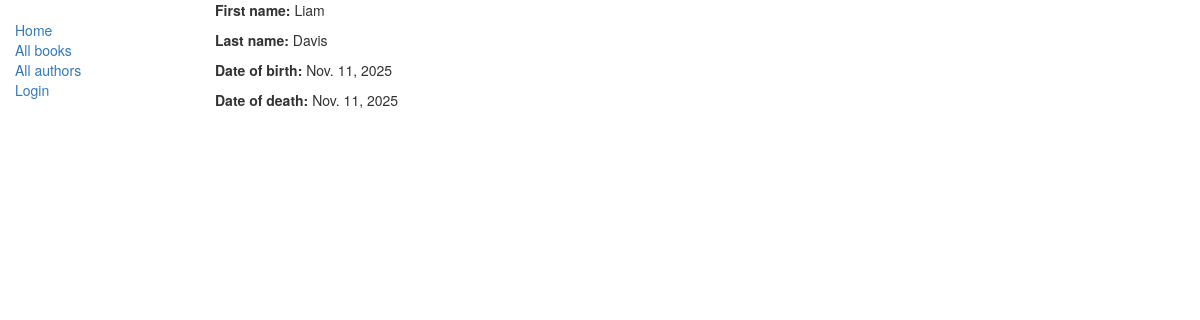
Page /catalog/authors/3/ on the committed database.
### catalog/models.py (models this page shows, shortened)
class Author(models.Model):
    first_name = models.CharField(max_length=100)
    last_name = models.CharField(max_length=100)
    date_of_birth = models.DateField(null=True, blank=True)
    date_of_death = models.DateField("Died", null=True, blank=True)

### catalog/views.py (the view)
# urls.py: path('authors/<int:pk>/', views.AuthorDetailView.as_view(), name='author-detail'),
class AuthorDetailView(generic.DetailView):
    model = Author

### catalog/templates/catalog/author_detail.html (shortened to what this page needs)
{% extends "base_generic.html" %}
{% block content %}
  <p><strong>First name:</strong> {{ author.first_name }}</p>
  <p><strong>Last name:</strong> {{ author.last_name }}</p>
  <p><strong>Date of birth:</strong> {{ author.date_of_birth }}</p>
  <p><strong>Date of death:</strong> {{ author.date_of_death }}</p>
{% endblock %}

### rows in the picture
Author: first_name "Liam", last_name "Davis", date_of_birth "Nov. 11, 2025", date_of_death "Nov. 11, 2025"
